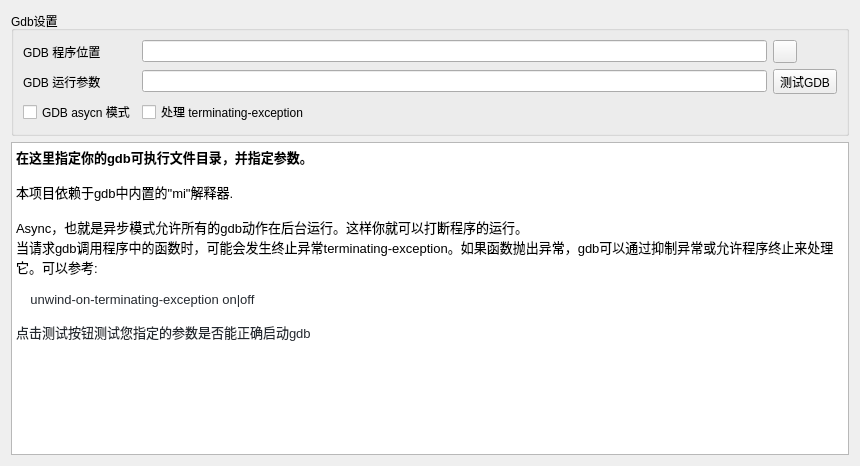
<?xml version="1.0" encoding="UTF-8"?>
<ui version="4.0">
 <class>GdbConfigPage</class>
 <widget class="QWidget" name="GdbConfigPage">
  <property name="geometry">
   <rect>
    <x>0</x>
    <y>0</y>
    <width>860</width>
    <height>466</height>
   </rect>
  </property>
  <property name="windowTitle">
   <string>sdsGdbConfigPage</string>
  </property>
  <layout class="QGridLayout" name="gridLayout">
   <item row="0" column="0">
    <widget class="QGroupBox" name="gdbGroupBox">
     <property name="title">
      <string>Gdb设置</string>
     </property>
     <layout class="QGridLayout" name="gridLayout_2">
      <item row="2" column="0">
       <widget class="QCheckBox" name="gdbAsyncModeCheckBox">
        <property name="toolTip">
         <string>Turn gdb 'async' mode on or off.</string>
        </property>
        <property name="text">
         <string>GDB asycn 模式</string>
        </property>
       </widget>
      </item>
      <item row="0" column="2">
       <widget class="QLineEdit" name="gdbProgramLineEdit">
        <property name="toolTip">
         <string>gdb调试器可执行文件的位置</string>
        </property>
       </widget>
      </item>
      <item row="0" column="3">
       <widget class="QToolButton" name="gdbProgramToolButton">
        <property name="toolTip">
         <string>选择gdb位置</string>
        </property>
        <property name="text">
         <string/>
        </property>
        <property name="icon">
         <iconset resource="../SeeDataStructureRc.qrc">
          <normaloff>:/resources/RelaxLightIcons/document-open.svg</normaloff>:/resources/RelaxLightIcons/document-open.svg</iconset>
        </property>
       </widget>
      </item>
      <item row="1" column="0">
       <widget class="QLabel" name="gdbArgumentsLabel">
        <property name="text">
         <string>GDB 运行参数</string>
        </property>
       </widget>
      </item>
      <item row="1" column="2">
       <widget class="QLineEdit" name="gdbArgumentsLineEdit">
        <property name="toolTip">
         <string>传递给gdb调试器的参数</string>
        </property>
       </widget>
      </item>
      <item row="0" column="0">
       <widget class="QLabel" name="gdbProgramLabel">
        <property name="text">
         <string>GDB 程序位置</string>
        </property>
       </widget>
      </item>
      <item row="2" column="2">
       <widget class="QCheckBox" name="gdbHandleTerminateExceptionCheckBox">
        <property name="toolTip">
         <string>Handle terminating exceptions when calling functions.</string>
        </property>
        <property name="text">
         <string>处理 terminating-exception</string>
        </property>
       </widget>
      </item>
      <item row="1" column="3">
       <widget class="QToolButton" name="gdbTestToolButton">
        <property name="sizePolicy">
         <sizepolicy hsizetype="Fixed" vsizetype="Fixed">
          <horstretch>10</horstretch>
          <verstretch>0</verstretch>
         </sizepolicy>
        </property>
        <property name="sizeIncrement">
         <size>
          <width>0</width>
          <height>0</height>
         </size>
        </property>
        <property name="mouseTracking">
         <bool>false</bool>
        </property>
        <property name="toolTip">
         <string>测试gdb是否正常</string>
        </property>
        <property name="layoutDirection">
         <enum>Qt::LeftToRight</enum>
        </property>
        <property name="text">
         <string>测试GDB</string>
        </property>
        <property name="icon">
         <iconset resource="../SeeDataStructureRc.qrc">
          <normaloff>:/resources/icons/test.svg</normaloff>:/resources/icons/test.svg</iconset>
        </property>
        <property name="checkable">
         <bool>false</bool>
        </property>
        <property name="checked">
         <bool>false</bool>
        </property>
       </widget>
      </item>
     </layout>
    </widget>
   </item>
   <item row="1" column="0">
    <widget class="QTextBrowser" name="textBrowser">
     <property name="html">
      <string>&lt;!DOCTYPE HTML PUBLIC &quot;-//W3C//DTD HTML 4.0//EN&quot; &quot;http://www.w3.org/TR/REC-html40/strict.dtd&quot;&gt;
&lt;html&gt;&lt;head&gt;&lt;meta name=&quot;qrichtext&quot; content=&quot;1&quot; /&gt;&lt;meta charset=&quot;utf-8&quot; /&gt;&lt;style type=&quot;text/css&quot;&gt;
p, li { white-space: pre-wrap; }
&lt;/style&gt;&lt;/head&gt;&lt;body style=&quot; font-family:'Microsoft YaHei UI'; font-size:9pt; font-weight:400; font-style:normal;&quot;&gt;
&lt;p style=&quot; margin-top:0px; margin-bottom:0px; margin-left:0px; margin-right:0px; -qt-block-indent:0; text-indent:0px;&quot;&gt;&lt;span style=&quot; font-family:'SimSun'; font-size:10pt; font-weight:600;&quot;&gt;在这里指定你的gdb可执行文件目录，并指定参数。&lt;/span&gt;&lt;/p&gt;
&lt;p style=&quot;-qt-paragraph-type:empty; margin-top:0px; margin-bottom:0px; margin-left:0px; margin-right:0px; -qt-block-indent:0; text-indent:0px; font-family:'Noto Sans'; font-size:10pt;&quot;&gt;&lt;br /&gt;&lt;/p&gt;
&lt;p style=&quot; margin-top:0px; margin-bottom:0px; margin-left:0px; margin-right:0px; -qt-block-indent:0; text-indent:0px;&quot;&gt;&lt;span style=&quot; font-family:'Noto Sans'; font-size:10pt;&quot;&gt;本项目依赖于gdb中内置的&amp;quot;mi&amp;quot;解释器. &lt;/span&gt;&lt;/p&gt;
&lt;p style=&quot;-qt-paragraph-type:empty; margin-top:0px; margin-bottom:0px; margin-left:0px; margin-right:0px; -qt-block-indent:0; text-indent:0px; font-family:'Noto Sans'; font-size:10pt;&quot;&gt;&lt;br /&gt;&lt;/p&gt;
&lt;p style=&quot; margin-top:0px; margin-bottom:0px; margin-left:0px; margin-right:0px; -qt-block-indent:0; text-indent:0px;&quot;&gt;&lt;span style=&quot; font-family:'Noto Sans'; font-size:10pt;&quot;&gt;Async，也就是异步模式允许所有的gdb动作在后台运行。这样你就可以打断程序的运行。&lt;/span&gt;&lt;/p&gt;
&lt;p style=&quot; margin-top:0px; margin-bottom:0px; margin-left:0px; margin-right:0px; -qt-block-indent:0; text-indent:0px;&quot;&gt;&lt;span style=&quot; font-family:'Noto Sans'; font-size:10pt;&quot;&gt;当请求gdb调用程序中的函数时，可能会发生终止异常terminating-exception。如果函数抛出异常，gdb可以通过抑制异常或允许程序终止来处理它。可以参考:&lt;/span&gt;&lt;/p&gt;
&lt;p style=&quot;-qt-paragraph-type:empty; margin-top:0px; margin-bottom:0px; margin-left:0px; margin-right:0px; -qt-block-indent:0; text-indent:0px; font-family:'Noto Sans'; font-size:10pt;&quot;&gt;&lt;br /&gt;&lt;/p&gt;
&lt;p style=&quot; margin-top:0px; margin-bottom:0px; margin-left:0px; margin-right:0px; -qt-block-indent:0; text-indent:0px;&quot;&gt;&lt;span style=&quot; font-family:'ui-monospace,SFMono-Regular,SF Mono,Menlo,Consolas,Liberation Mono,monospace'; font-size:10pt; color:#24292f; background-color:transparent;&quot;&gt;    unwind-on-terminating-exception on|off&lt;/span&gt;&lt;/p&gt;
&lt;p style=&quot;-qt-paragraph-type:empty; margin-top:0px; margin-bottom:0px; margin-left:0px; margin-right:0px; -qt-block-indent:0; text-indent:0px; font-family:'ui-monospace,SFMono-Regular,SF Mono,Menlo,Consolas,Liberation Mono,monospace'; font-size:10pt; color:#24292f;&quot;&gt;&lt;br /&gt;&lt;/p&gt;
&lt;p style=&quot; margin-top:0px; margin-bottom:0px; margin-left:0px; margin-right:0px; -qt-block-indent:0; text-indent:0px;&quot;&gt;&lt;span style=&quot; font-family:'ui-monospace,SFMono-Regular,SF Mono,Menlo,Consolas,Liberation Mono,monospace'; font-size:10pt; color:#24292f; background-color:transparent;&quot;&gt;点击测试按钮&lt;/span&gt;&lt;img src=&quot;:/resources/icons/test.svg&quot; width=&quot;20&quot; height=&quot;20&quot; /&gt;&lt;span style=&quot; font-family:'ui-monospace,SFMono-Regular,SF Mono,Menlo,Consolas,Liberation Mono,monospace'; font-size:10pt; color:#24292f; background-color:transparent;&quot;&gt;测试您指定的参数是否能正确启动gdb&lt;/span&gt;&lt;/p&gt;&lt;/body&gt;&lt;/html&gt;</string>
     </property>
    </widget>
   </item>
  </layout>
 </widget>
 <resources>
  <include location="../SeeDataStructureRc.qrc"/>
 </resources>
 <connections/>
</ui>
